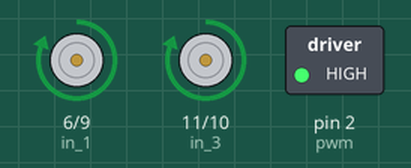
The sketch below on a simulated Arduino Uno, built with avr-gcc and run on an emulated ATmega328P. On the bench: motor-driver pin pairs drawn as motors (green arrow = first pin HIGH = forward, orange = second pin HIGH = backward, longer = more drive), switched loads named in the sketch (green lamp = pin HIGH).

Above: at 1.0 s.
At 2.05 s:
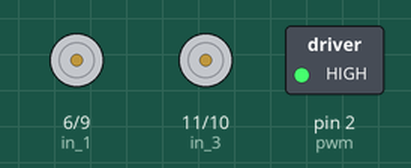
At 3.6 s:
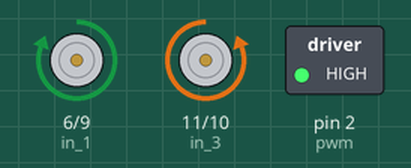
At 8.7 s:
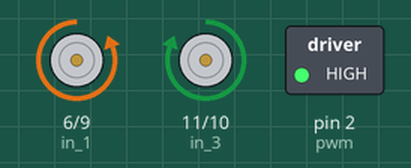
Timing chart, 0 to 11.7 s (numbered marks = the images above):
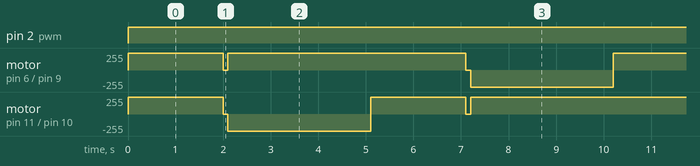

Measured:
- by itself, pin 2 (pwm): LOW → HIGH at 0.00 s
- by itself, motor on pin 6 (in_1) / pin 9 (in_2): repeats every 10.2 s: stopped 0.10 s, forward 255/255 5.0 s, stopped 0.10 s, backward 255/255 3.0 s, forward 255/255 2.0 s
- by itself, motor on pin 11 (in_3) / pin 10 (in_4): repeats every 10.2 s: stopped 0.10 s, backward 255/255 3.0 s, forward 255/255 2.0 s, stopped 0.10 s, forward 255/255 5.0 s

The sketch:

motor1.ino
```cpp
const int pwm = 2 ;  //initializing pin 2 as pwm
const int in_1 = 6 ;
const int in_2 = 9 ;
const int in_3 = 11 ;
const int in_4 = 10 ;

//For providing logic to L298 IC to choose the direction of the DC motor

void setup()
{
pinMode(pwm,OUTPUT) ;   //we have to set PWM pin as output
pinMode(in_1,OUTPUT) ;  //Logic pins are also set as output
pinMode(in_2,OUTPUT) ;
pinMode(in_3,OUTPUT) ;
pinMode(in_4,OUTPUT) ;
}
void turnR()
{
    //TURN LIKE TANK clockwise
    digitalWrite(in_1,LOW) ;
    digitalWrite(in_2,HIGH) ;
    digitalWrite(in_4,LOW) ;
    digitalWrite(in_3,HIGH) ;
}

void turnL()
{
    //TURN LIKE TANK clockwise
    digitalWrite(in_1,HIGH) ;
    digitalWrite(in_2,LOW) ;
    digitalWrite(in_4,HIGH) ;
    digitalWrite(in_3,LOW) ;
}
void forward()
{
    //FORWARD
    digitalWrite(in_1,HIGH) ;
    digitalWrite(in_2,LOW) ;
    digitalWrite(in_3,HIGH) ;
    digitalWrite(in_4,LOW) ;
    delay(1000) ;
}
void brake()
{
    //For brake
    digitalWrite(in_1,LOW) ;
    digitalWrite(in_2,LOW) ;
    digitalWrite(in_3,LOW) ;
    digitalWrite(in_4,LOW) ;
}
void loop()
{

//digitalWrite(in_1,HIGH) ;
//digitalWrite(in_2,LOW) ;
//digitalWrite(in_3,HIGH) ;
//digitalWrite(in_4,LOW) ;
//analogWrite(pwm,255) ;
//
///*setting pwm of the motor to 255
//we can change the speed of rotaion by chaning pwm input but we are only
//using arduino so we are using higest value to driver the motor  */
//

analogWrite(pwm,255) ;

forward();
delay(1000) ;

brake();
delay(100);
turnL();
delay(3000) ;

forward();
delay(1000) ;

brake();
delay(100);
turnR();
delay(3000) ;


 }
```
